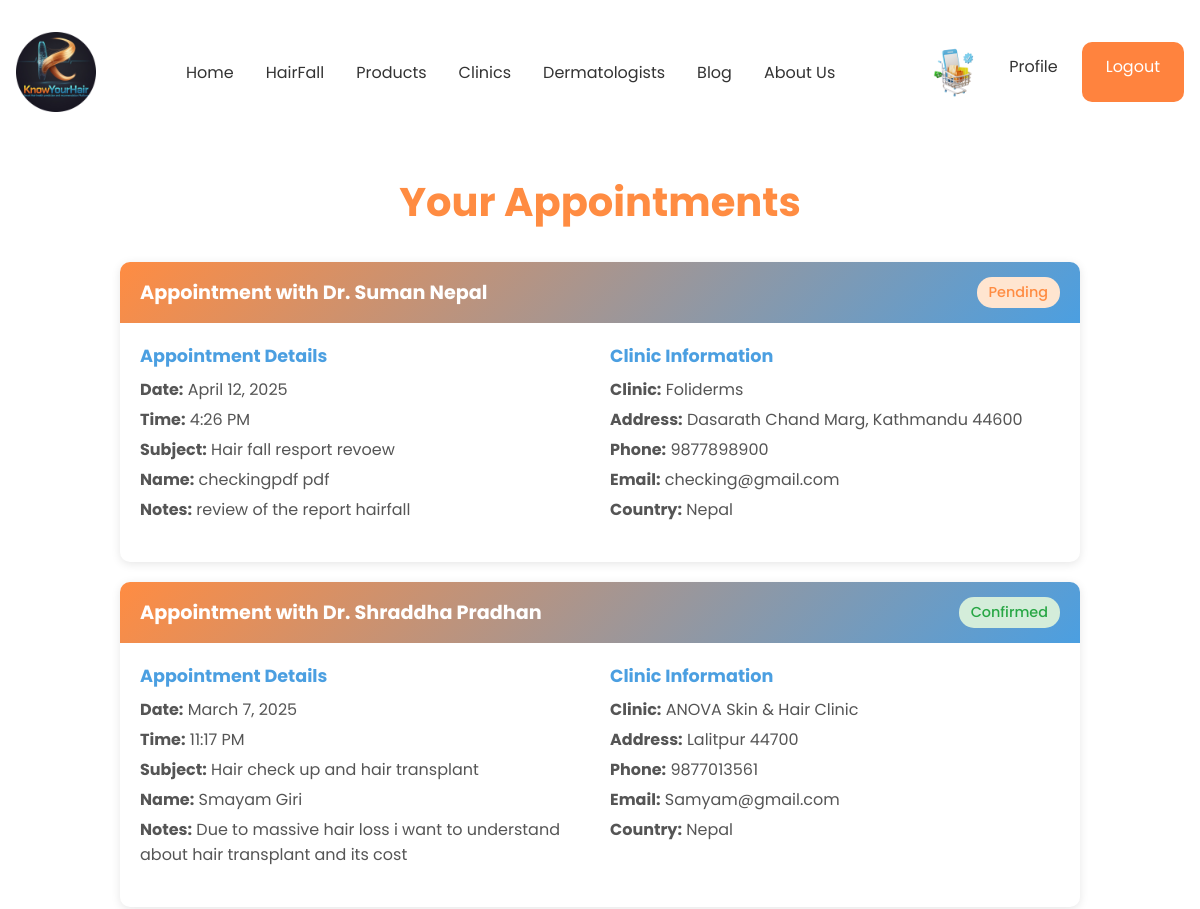
Before: /user/Details/ (signed in, upper part) with the older database file.
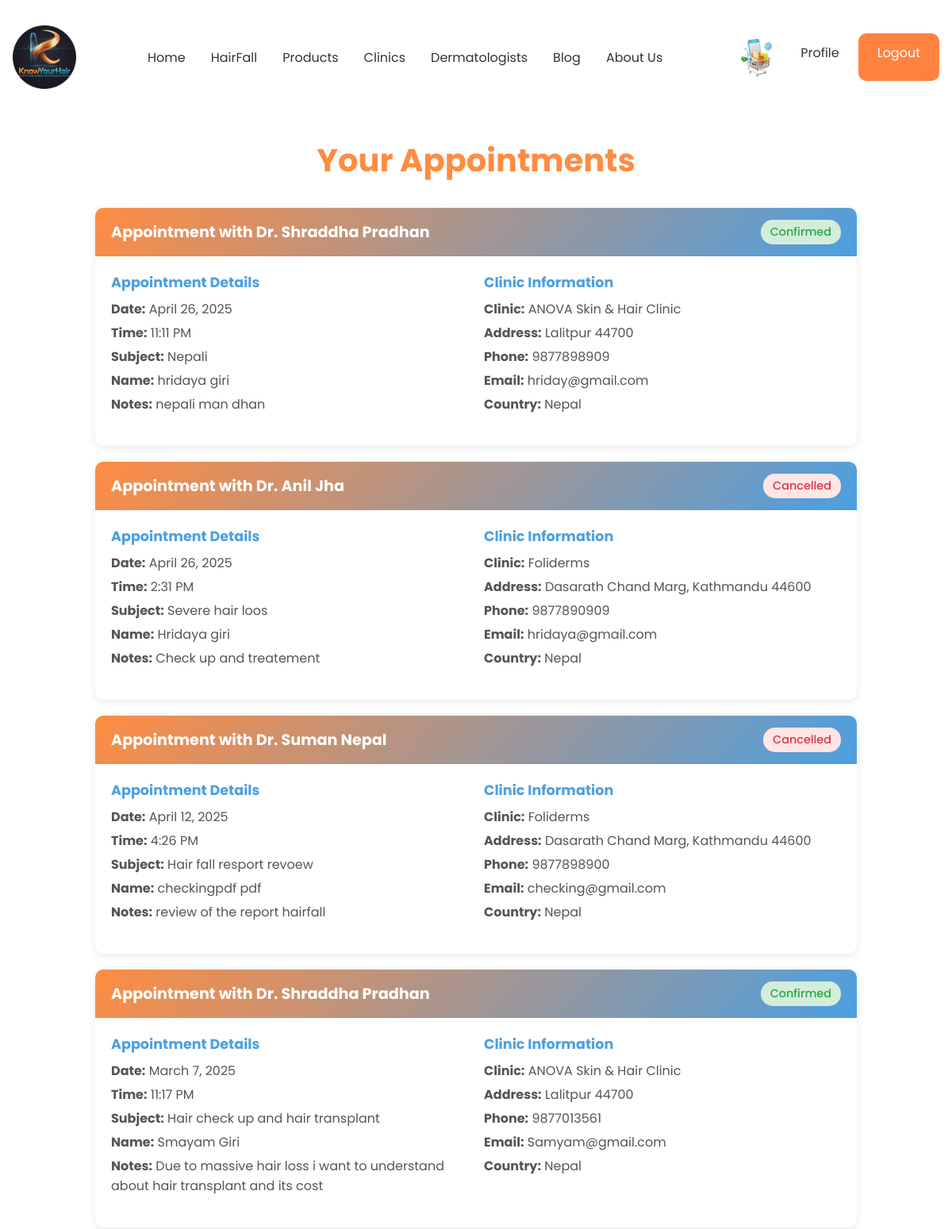
After: the same page with the newer database file.
### clinic/models.py (models this page shows, shortened)
class BookingClinic(models.Model):
    id = models.AutoField(primary_key=True)
    user = models.ForeignKey(User, on_delete=models.CASCADE)
    dermatologist = models.ForeignKey(Dermatologist, on_delete=models.CASCADE)
    clinic = models.ForeignKey(Clinic, on_delete=models.CASCADE)
    appointment_time = models.DateTimeField()
    country = models.CharField(max_length=255)
    first_name = models.CharField(max_length=255)
    last_name = models.CharField(max_length=255)
    email = models.EmailField()
    phone = models.CharField(max_length=20, blank=True, null=True)
    subject = models.CharField(max_length=255)
    status = models.CharField(
        max_length=20,
        choices=[('pending', 'Pending'), ('confirmed', 'Confirmed'), ('cancelled', 'Cancelled')],
        default='pending'
    )
    message = models.TextField(blank=True, null=True)
    hair_report_pdf = models.FileField(upload_to='hair_reports/', blank=True, null=True)  # New field for PDF upload

class Dermatologist(models.Model):
    id = models.AutoField(primary_key=True)
    first_name = models.CharField(max_length=100)
    last_name = models.CharField(max_length=100)
    About = models.TextField()
    image = models.ImageField(upload_to='dermatologist_images/', default='default.jpg')
    clinic = models.ForeignKey(Clinic, on_delete=models.CASCADE, related_name="dermatologists")
    phoneNum = models.CharField(max_length=100)
    total_experience = models.IntegerField()

class Clinic(models.Model):
    STATUS_CHOICES = [
        ('Pending', 'Pending'),
        ('Approved', 'Approved'),
        ('Rejected', 'Rejected'),
    ]
    id = models.AutoField(primary_key=True)
    name = models.CharField(max_length=100)
    description = models.TextField()
    date_posted = models.DateTimeField(default=timezone.now)
    author = models.ForeignKey(User, on_delete=models.CASCADE)
    image = models.ImageField(upload_to='clinics_images/', default='default.jpg',)
    address = models.CharField(max_length=100)
    opening_time = models.CharField(max_length=100)
    closing_time = models.CharField(max_length=100)
    phoneNum = models.CharField(max_length=100)
    status = models.CharField(max_length=15, choices=STATUS_CHOICES, default='Pending')

### user/views.py (the view)
# urls.py: path('Details/', UserBookingView.as_view(), name='CustomerDetails'),
class UserBookingView(LoginRequiredMixin, TemplateView):
    template_name = 'user/user_booking.html'
    def get_context_data(self, **kwargs):
        context = super().get_context_data(**kwargs)
        context['bookings'] = BookingClinic.objects.filter(
            user=self.request.user  # This filters for the logged-in user
        ).select_related('dermatologist', 'clinic').order_by('-appointment_time')  # Added - for newest first
        return context

### user/templates/user/user_booking.html (shortened to what this page needs)
{% extends 'base/base.html' %}
{% load static %}
{% block content %}
<div class="booking-container">
    <div class="header">
        <h1>Your Appointments</h1>
    </div>
    {% if bookings %}
        {% for booking in bookings %}
            <div class="booking-card">
                <div class="booking-header">
                    <h3>Appointment with Dr. {{ booking.dermatologist.first_name }} {{ booking.dermatologist.last_name }}</h3>
                    <span class="status-badge status-{{ booking.status }}">{{ booking.status|title }}</span>
                </div>
                <div class="booking-content">
                    <div class="booking-details">
                        <div class="detail-group">
                            <h4>Appointment Details</h4>
                            <p><strong>Date:</strong> {{ booking.appointment_time|date:"F j, Y" }}</p>
                            <p><strong>Time:</strong> {{ booking.appointment_time|time:"g:i A" }}</p>
                            <p><strong>Subject:</strong> {{ booking.subject }}</p>
                            <p><strong>Name:</strong> {{ booking.first_name }} {{ booking.last_name }}</p>
                            {% if booking.message %}
                                <p><strong>Notes:</strong> {{ booking.message }}</p>
                            {% endif %}
                        </div>
                        <div class="detail-group">
                            <h4>Clinic Information</h4>
                            <p><strong>Clinic:</strong> {{ booking.clinic.name }}</p>
                            <p><strong>Address:</strong> {{ booking.clinic.address }}</p>
                            <p><strong>Phone:</strong> {{ booking.phone }}</p>
                            <p><strong>Email:</strong> {{ booking.email }}</p>
                            <p><strong>Country:</strong> {{ booking.country }}</p>
                        </div>
                    </div>
                </div>
            </div>
        {% endfor %}
    {% else %}
        <div class="no-bookings">
            <p>You don't have any appointments yet.</p>
        </div>
    {% endif %}
</div>
{% endblock %}

Changed rows visible on the page:
added BookingClinic: dermatologist.first_name "Shraddha", dermatologist.last_name "Pradhan", status "Confirmed", appointment_time "April 26, 2025", appointment_time "11:11 PM", subject "Nepali", first_name "hridaya", last_name "giri", message "nepali man dhan", clinic.name "ANOVA Skin & Hair Clinic", clinic.address "Lalitpur 44700", phone "9877898909", email "hriday@gmail.com", country "Nepal"
added BookingClinic: dermatologist.first_name "Anil", dermatologist.last_name "Jha", status "Cancelled", appointment_time "April 26, 2025", appointment_time "2:31 PM", subject "Severe hair loos", first_name "Hridaya", last_name "giri", message "Check up and treatement", clinic.name "Foliderms", clinic.address "Dasarath Chand Marg, Kathmandu 44600", phone "9877890909", email "hridaya@gmail.com", country "Nepal"
changed BookingClinic "April 12, 2025": status "Pending" → "Cancelled"
